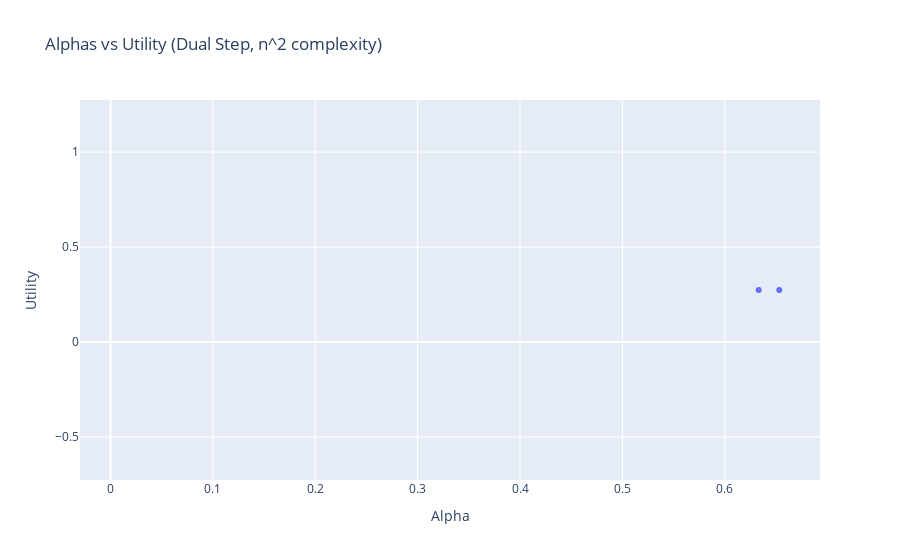

Source (notebook cell):
### Code cell
j = vectorize_double_step(a, b, u_plus, u_minus, c_plus, c_minus, alphas, w_a, w_b)

### Figure 1 — Plotly figure (JSON) as saved in the notebook; plotly's stock layout.template omitted (floating-point values rounded to 4 significant figures)
{"data": [{"mode": "markers", "type": "scatter", "x": [0.01, 0.0301, 0.0502, 0.0703, 0.0904, 0.1105, 0.1306, 0.1507, 0.1708, 0.1909, 0.211, 0.2311, 0.2512, 0.2713, 0.2914, 0.3115, 0.3316, 0.3517, 0.3718, 0.3919, 0.412, 0.4321, 0.4522, 0.4723, 0.4924, 0.5125, 0.5326, 0.5527, 0.5728, 0.5929, 0.613, 0.6331, 0.6532, 0.6733, 0.6934, 0.7135, 0.7336, 0.7537, 0.7738, 0.7939, 0.814, 0.8341, 0.8542, 0.8743, 0.8944, 0.9145, 0.9346, 0.9547, 0.9748, 0.9949, 1.015, 1.035, 1.055, 1.075, 1.095, 1.116, 1.136, 1.156, 1.176, 1.196, 1.216, 1.236, 1.256, 1.276, 1.296, 1.317, 1.337, 1.357, 1.377, 1.397, 1.417, 1.437, 1.457, 1.477, 1.497, 1.518, 1.538, 1.558, 1.578, 1.598, 1.618, 1.638, 1.658, 1.678, 1.698, 1.719, 1.739, 1.759, 1.779, 1.799, 1.819, 1.839, 1.859, 1.879, 1.899, 1.92, 1.94, 1.96, 1.98, 2.0], "y": [null, null, null, null, null, null, null, null, null, null, null, null, null, null, null, null, null, null, null, null, null, null, null, null, null, null, null, null, null, null, null, 0.274, 0.274]}], "layout": {"title": {"text": "Alphas vs Utility (Dual Step, n^2 complexity)"}, "xaxis": {"title": {"text": "Alpha"}}, "yaxis": {"title": {"text": "Utility"}}}}
